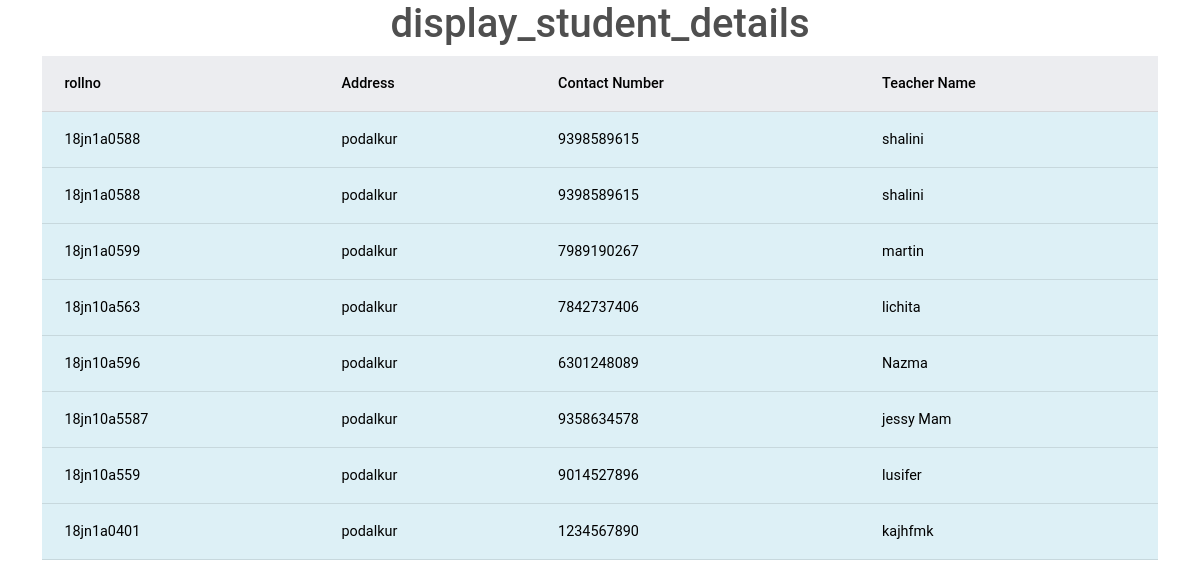
The page /display_studentdetails/ on the database its author committed.
### app/models.py (models this page shows, shortened)
class Studentdetails(models.Model):
    rollno=models.ForeignKey(Student,on_delete=models.CASCADE)
    address=models.CharField(max_length=30)
    contactnumber=models.CharField(max_length=15)
    teachername=models.CharField(max_length=20)

class Student(models.Model):
    slno=models.IntegerField()
    rollno=models.CharField(max_length=15,primary_key=True)
    sname=models.CharField(max_length=25)
    def __str__(self):
        return self.rollno

### app/views.py (the view)
# urls.py: path('display_studentdetails/',display_studentdetails,name='display_studentdetails'),
def display_studentdetails(request):
    LOD=Studentdetails.objects.all()
    Studentdetails.objects.filter(rollno='18jn1a0599').update(address='podalkur')
    Studentdetails.objects.all().update(address='podalkur')
    d={'details':Studentdetails.objects.all()}
    return render(request, 'display_studentdetails.html',d)

### templates/display_studentdetails.html (shortened to what this page needs)
{% load static %}
<!DOCTYPE html>
<html lang="en">
<head>
    <link
href="https://cdnjs.cloudflare.com/ajax/libs/mdb-ui-kit/6.2.0/mdb.min.css" rel="stylesheet"
/>
</head>
<body>
    <center>
        <h1>display_student_details</h1>
       <div class="container">
        <table class="table table-stripe table-border table-center">
            <tr class="table-secondary">
                <th>rollno</th>
                <th>Address</th>
                <th>Contact Number</th>
                <th>Teacher Name</th>
            </tr>
            {% for i in details %}
                <tr class="table-info">
                    <td>{{i.rollno}}</td>
                    <td>{{i.address}}</td>
                    <td>{{i.contactnumber}}</td>
                    <td>{{i.teachername}}</td>
                </tr>
            {% endfor %}
        </table>
       </div>
    </center>
</body>
</html>

### rows shown on the page
Studentdetails: rollno "18jn1a0588", address "podalkur", contactnumber "9398589615", teachername "shalini"
Studentdetails: rollno "18jn1a0588", address "podalkur", contactnumber "9398589615", teachername "shalini"
Studentdetails: rollno "18jn1a0599", address "podalkur", contactnumber "7989190267", teachername "martin"
Studentdetails: rollno "18jn10a563", address "podalkur", contactnumber "7842737406", teachername "lichita"
Studentdetails: rollno "18jn10a596", address "podalkur", contactnumber "6301248089", teachername "Nazma"
Studentdetails: rollno "18jn10a5587", address "podalkur", contactnumber "9358634578", teachername "jessy Mam"
Studentdetails: rollno "18jn10a559", address "podalkur", contactnumber "9014527896", teachername "lusifer"
Studentdetails: rollno "18jn1a0401", address "podalkur", contactnumber "1234567890", teachername "kajhfmk"
